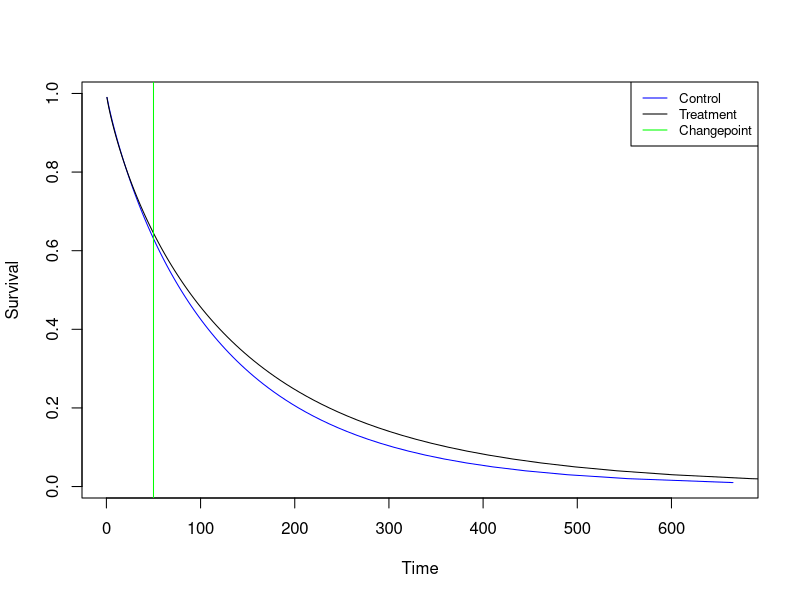
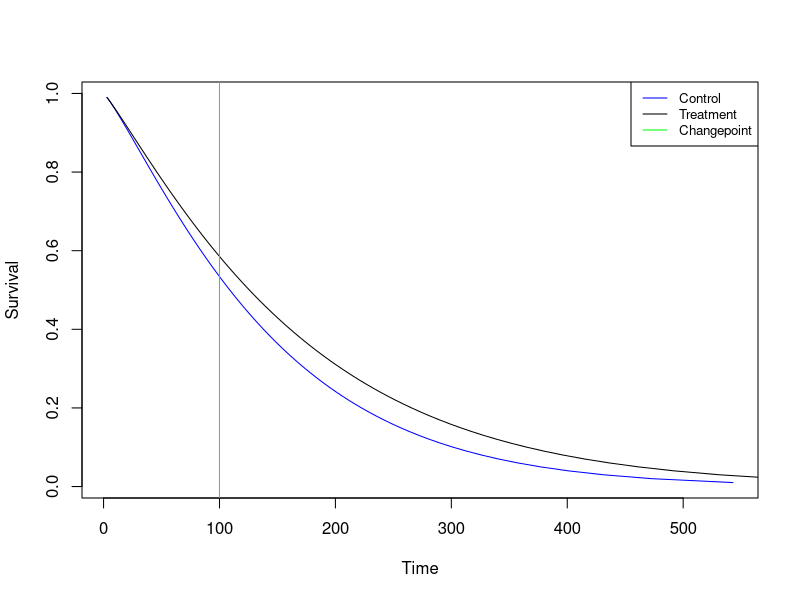
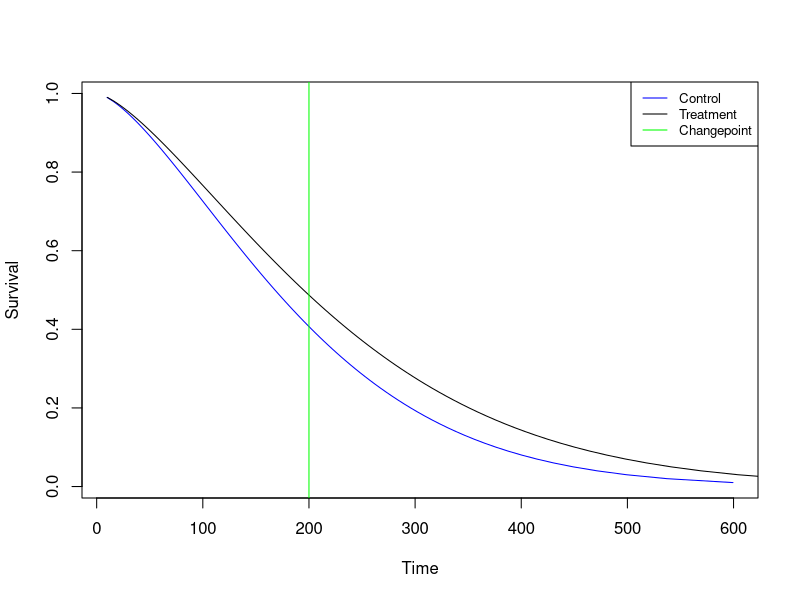
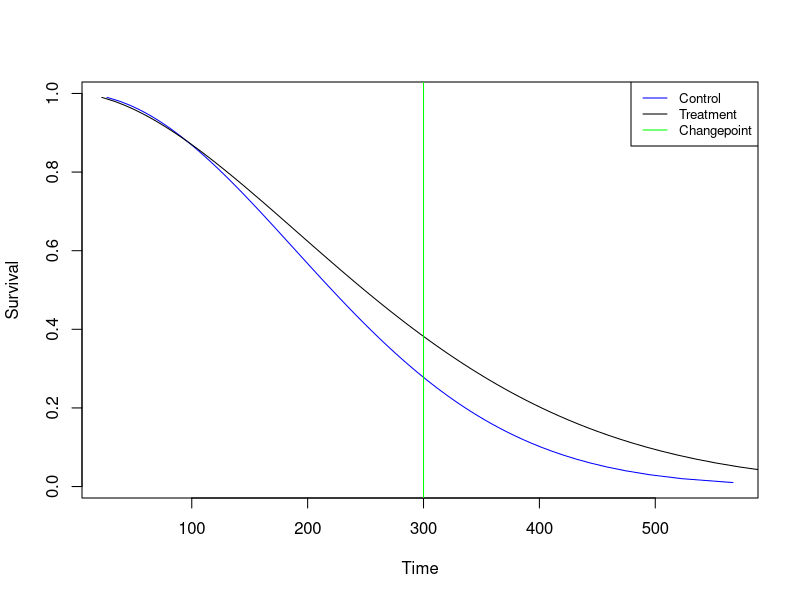
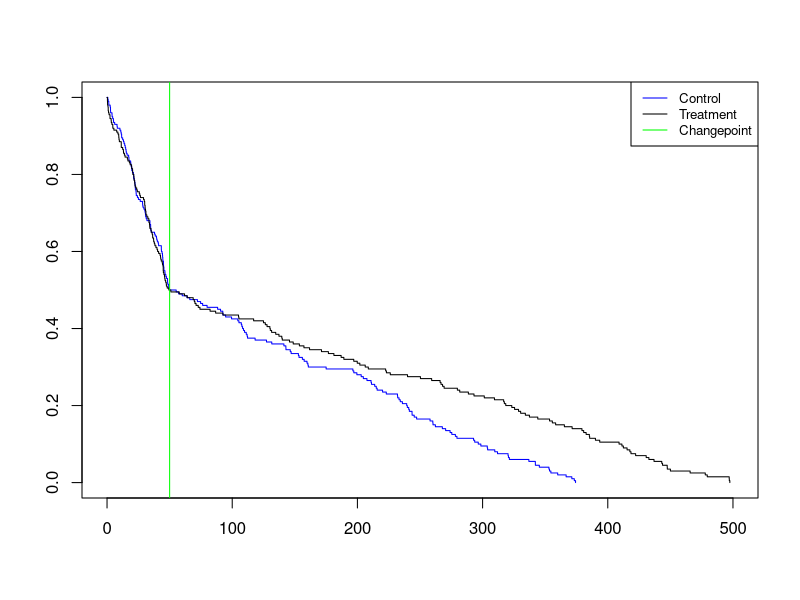
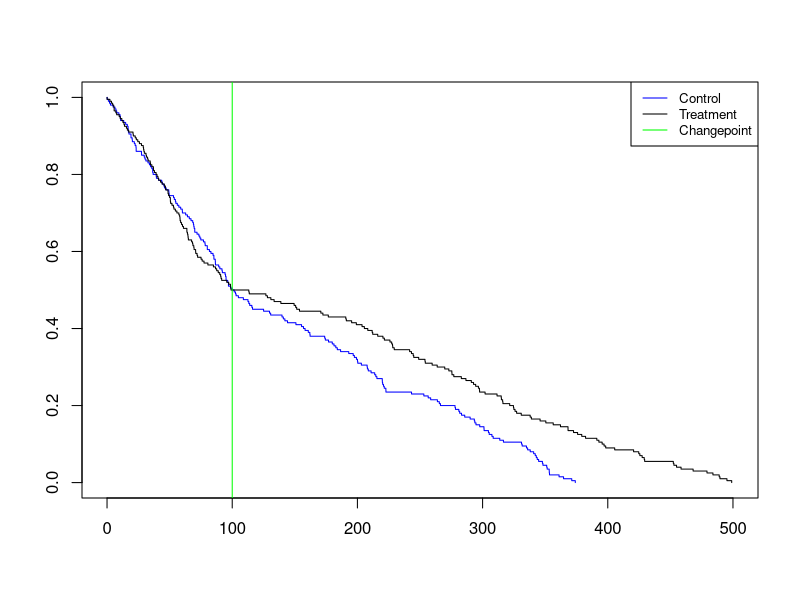
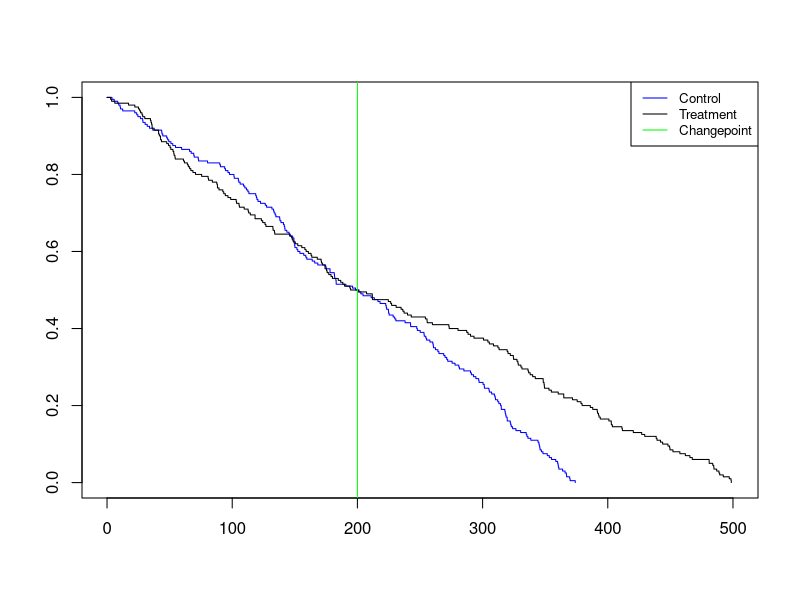
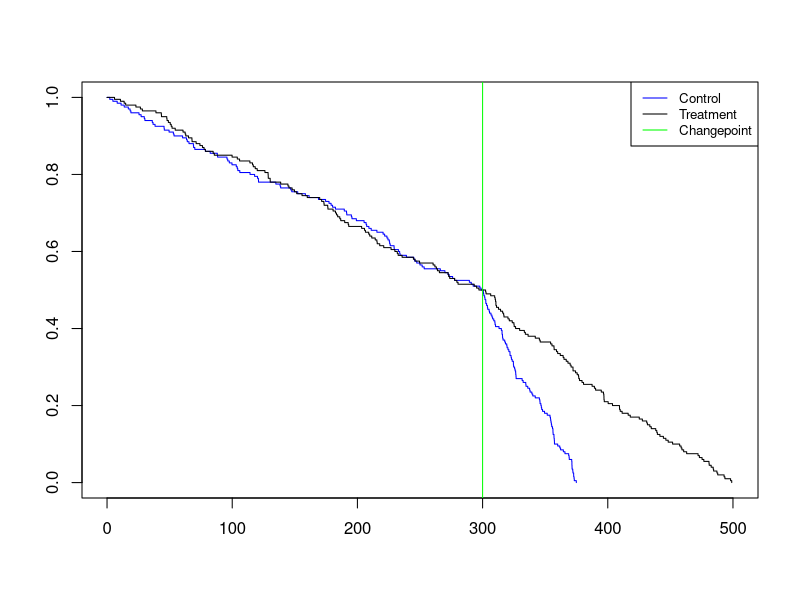

The R script that drew these images, in order:

library(survival)

#Looking at how well a Weibull distribution can model our problem;
#cp is changepoint (where the treatment starts to take effect),
#Max is the maximum time for a patient to survive on treatment
WeibullCP <- function(cp, max){
  #Generating data
  control <- data.frame(time = c(runif(100, 0, cp), runif(100, cp, 0.75*max)), cens = rep(1, 100))
  treatment <- data.frame(time = c(runif(100, 0, cp),runif(100, cp, max)), cens = rep(1, 100))
  
  #Fitting a weibull model to both control/treatment groups
  fitcontrol <- survreg(Surv(time)~1, dist="weibull", data = control)
  fittreatment <- survreg(Surv(time)~1, dist="weibull", data = treatment)
  
  #Plotting the distribtions found
  plot(x = predict(fitcontrol, type = "quantile", p = seq(0.01, 0.99, by=.01))[1,],
       y = rev(seq(0.01, 0.99, by = 0.01)), type="l", xlab="Time", ylab="Survival",
       col = "blue")
  
  lines(x = predict(fittreatment, type = "quantile", p = seq(0.01, 0.99, by=.01))[1,],
        y = rev(seq(0.01, 0.99, by = 0.01)),
        col = "black")
  
  abline(v = cp, col="green")
  
  legend("topright", legend=c("Control", "Treatment", "Changepoint"), col=c("blue", "black", "green"),
         cex=0.8, lty=1)
}

#We can try a range of values that cp and max might take

WeibullCP(50, 500)
WeibullCP(100, 500)
WeibullCP(200, 500)
WeibullCP(300, 500)

#We see that it does not seem to be flexible enough to deal with the issues we want: curves to track each other and then separate at the changepoint
#When the changepoint is low (1/5) of the maximum then it does an okay job
#But as the changepoint gets larger the curves do not capture the changepoint very well at all


#We can see how the Kaplan-Meier estimate compares, function is very similar
KMCP = function(cp, max){
  control = data.frame(time = c(runif(100, 0, cp), runif(100, cp, 0.75*max)), cens = rep(1, 100))
  treatment = data.frame(time = c(runif(100, 0, cp),runif(100, cp, max)), cens = rep(1, 100))

  fitc = survfit(Surv(time, cens)~1, data = control)
  fitt = survfit(Surv(time, cens)~1, data = treatment)

  plot(fitc, conf.int = F, col="blue", xlim=c(0, max))
  lines(fitt, conf.int = F)
  abline(v = cp, col="green")
  legend("topright", legend=c("Control", "Treatment", "Changepoint"), col=c("blue", "black", "green"),
       cex=0.8, lty=1)
}

#Same range of values

KMCP(50, 500)
KMCP(100, 500)
KMCP(200, 500)
KMCP(300, 500)

#Does such a better job, the separation is nearly always on the changepoint, no matter how large we make the changepoint

